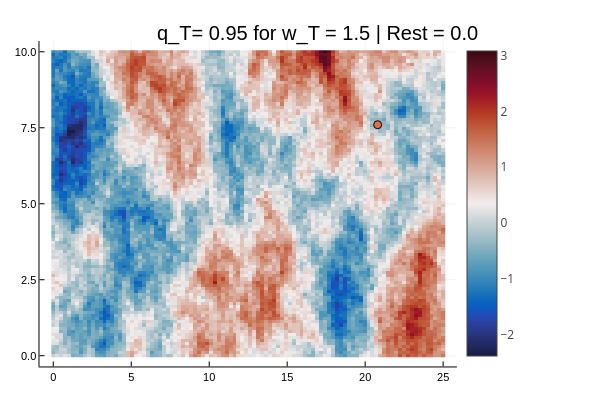

The code cell stored with this chart in its notebook:
### Code cell
plot()
heatmap(env_data.X, env_data.Y, env_data.W', cmap = :balance; plottype=:wx)
scatter!(first.(x0s), last.(x0s), label = "")
title!("q_T= 0.95 for w_T = 1.5 | Rest = 0.0")
# plot!(clims=(-2,2))

### Figure 1 — Plotly figure (JSON) as saved in the notebook; plotly's stock layout.template omitted (floating-point values rounded to 4 significant figures; data arrays with more than 128 entries replaced by an {"elided": "..."} marker saying what was removed)
{"data": [{"colorbar": {"len": 0.9039, "title": "", "x": 0.7615, "y": 0.4896}, "colorscale": {"elided": "256x2 mixed values"}, "name": "y1", "plottype": "wx", "showlegend": false, "showscale": true, "type": "heatmap", "x": [-0.1263, 0.1263, 0.3788, 0.6313, 0.8838, 1.136, 1.389, 1.641, 1.894, 2.146, 2.399, 2.652, 2.904, 3.157, 3.409, 3.662, 3.914, 4.167, 4.419, 4.672, 4.924, 5.177, 5.429, 5.682, 5.934, 6.187, 6.439, 6.692, 6.944, 7.197, 7.449, 7.702, 7.955, 8.207, 8.46, 8.712, 8.965, 9.217, 9.47, 9.722, 9.975, 10.23, 10.48, 10.73, 10.98, 11.24, 11.49, 11.74, 11.99, 12.25, 12.5, 12.75, 13.01, 13.26, 13.51, 13.76, 14.02, 14.27, 14.52, 14.77, 15.03, 15.28, 15.53, 15.78, 16.04, 16.29, 16.54, 16.79, 17.05, 17.3, 17.55, 17.8, 18.06, 18.31, 18.56, 18.81, 19.07, 19.32, 19.57, 19.82, 20.08, 20.33, 20.58, 20.83, 21.09, 21.34, 21.59, 21.84, 22.1, 22.35, 22.6, 22.85, 23.11, 23.36, 23.61, 23.86, 24.12, 24.37, 24.62, 24.87, 25.13], "xaxis": "x", "y": [-0.05051, 0.05051, 0.1515, 0.2525, 0.3535, 0.4545, 0.5556, 0.6566, 0.7576, 0.8586, 0.9596, 1.061, 1.162, 1.263, 1.364, 1.465, 1.566, 1.667, 1.768, 1.869, 1.97, 2.071, 2.172, 2.273, 2.374, 2.475, 2.576, 2.677, 2.778, 2.879, 2.98, 3.081, 3.182, 3.283, 3.384, 3.485, 3.586, 3.687, 3.788, 3.889, 3.99, 4.091, 4.192, 4.293, 4.394, 4.495, 4.596, 4.697, 4.798, 4.899, 5, 5.101, 5.202, 5.303, 5.404, 5.505, 5.606, 5.707, 5.808, 5.909, 6.01, 6.111, 6.212, 6.313, 6.414, 6.515, 6.616, 6.717, 6.818, 6.919, 7.02, 7.121, 7.222, 7.323, 7.424, 7.525, 7.626, 7.727, 7.828, 7.929, 8.03, 8.131, 8.232, 8.333, 8.434, 8.535, 8.636, 8.737, 8.838, 8.939, 9.04, 9.141, 9.242, 9.343, 9.444, 9.545, 9.646, 9.747, 9.848, 9.949, 10.05], "yaxis": "y", "z": {"elided": "100x100 float values"}, "zmax": 3.077, "zmin": -2.39}, {"colorbar": {"len": 0.9039, "title": "", "x": 0.7615, "y": 0.4896}, "legendgroup": "", "marker": {"color": "rgba(227, 111, 71, 1.000)", "line": {"color": "rgba(0, 0, 0, 1.000)", "width": 1}, "size": 8, "symbol": "circle"}, "mode": "markers", "name": "", "showlegend": false, "type": "scatter", "x": [20.8], "xaxis": "x", "y": [7.6], "yaxis": "y", "zmax": 3.077, "zmin": -2.39}], "layout": {"annotations": [{"font": {"color": "rgba(0, 0, 0, 1.000)", "family": "sans-serif", "size": 20}, "rotation": 0, "showarrow": false, "text": "q_T= 0.95 for w_T = 1.5 | Rest = 0.0", "x": 0.5296, "xanchor": "center", "xref": "paper", "y": 1, "yanchor": "top", "yref": "paper"}], "height": 400, "legend": {"bgcolor": "rgba(255, 255, 255, 1.000)", "bordercolor": "rgba(0, 0, 0, 1.000)", "borderwidth": 1, "font": {"color": "rgba(0, 0, 0, 1.000)", "family": "sans-serif", "size": 11}, "title": {"font": {"color": "rgba(0, 0, 0, 1.000)", "family": "sans-serif", "size": 15}, "text": ""}, "tracegroupgap": 0, "traceorder": "normal", "x": 1, "xanchor": "auto", "y": 1, "yanchor": "auto"}, "margin": {"b": 20, "l": 0, "r": 0, "t": 20}, "paper_bgcolor": "rgba(255, 255, 255, 1.000)", "plot_bgcolor": "rgba(255, 255, 255, 1.000)", "showlegend": true, "width": 600, "xaxis": {"anchor": "y", "domain": [0.06582, 0.7615], "gridcolor": "rgba(0, 0, 0, 0.100)", "gridwidth": 0.5, "linecolor": "rgba(0, 0, 0, 1.000)", "mirror": false, "range": [-0.8838, 25.88], "showgrid": true, "showline": true, "showticklabels": true, "tickangle": 0, "tickcolor": "rgb(0, 0, 0)", "tickfont": {"color": "rgba(0, 0, 0, 1.000)", "family": "sans-serif", "size": 11}, "tickmode": "array", "ticks": "inside", "ticktext": ["0", "5", "10", "15", "20", "25"], "tickvals": [0, 5, 10, 15, 20, 25], "title": "", "titlefont": {"color": "rgba(0, 0, 0, 1.000)", "family": "sans-serif", "size": 15}, "type": "-", "visible": true, "zeroline": false, "zerolinecolor": "rgba(0, 0, 0, 1.000)"}, "yaxis": {"anchor": "x", "domain": [0.03762, 0.9415], "gridcolor": "rgba(0, 0, 0, 0.100)", "gridwidth": 0.5, "linecolor": "rgba(0, 0, 0, 1.000)", "mirror": false, "range": [-0.3535, 10.35], "showgrid": true, "showline": true, "showticklabels": true, "tickangle": 0, "tickcolor": "rgb(0, 0, 0)", "tickfont": {"color": "rgba(0, 0, 0, 1.000)", "family": "sans-serif", "size": 11}, "tickmode": "array", "ticks": "inside", "ticktext": ["0.0", "2.5", "5.0", "7.5", "10.0"], "tickvals": [0, 2.5, 5, 7.5, 10], "title": "", "titlefont": {"color": "rgba(0, 0, 0, 1.000)", "family": "sans-serif", "size": 15}, "type": "-", "visible": true, "zeroline": false, "zerolinecolor": "rgba(0, 0, 0, 1.000)"}}}
